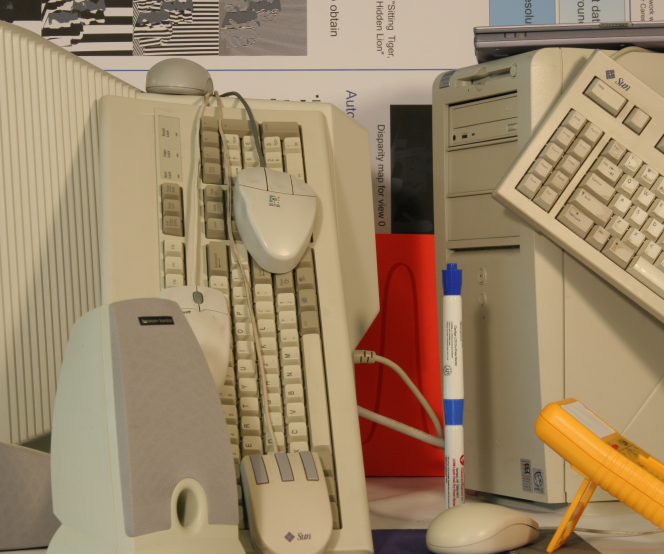
#> input picture MiddEval3/testF/Computer/im0.png, 1328 x 1108 px, found by its file name (shown at 1/2 size)
$ python -i process_middeval3.py   (imports and definitions only)   (older library calls are emulated)
#> lines starting #> are read from the running program, lines starting #| are printed output that depends on the picture
### stereo_matcher.py
"""
Stereo Matching and Disparity Map Generation
Computes disparity maps from calibrated stereo image pairs
"""

import cv2
import numpy as np
import pickle
from pathlib import Path


class StereoMatcher:
    """Class to handle stereo matching and disparity computation"""

    def __init__(self, calibration_file="stereo_calibration.pkl", algorithm="sgbm"):
        """
        Initialize stereo matcher

        Args:
            calibration_file: Path to calibration parameters file
            algorithm: Matching algorithm ('bm' or 'sgbm')
        """
        self.calibration_file = calibration_file
        self.algorithm = algorithm.lower()

        # Load calibration parameters
        self.calibration = self._load_calibration()

        # Initialize stereo matcher
        self.matcher = self._create_matcher()

    def _load_calibration(self):
        """Load calibration parameters"""
        try:
            with open(self.calibration_file, 'rb') as f:
                params = pickle.load(f)
            print(f"Loaded calibration from {self.calibration_file}")
            return params
        except FileNotFoundError:
            raise FileNotFoundError(
                f"Calibration file {self.calibration_file} not found. "
                "Please run stereo calibration first."
            )

    def _create_matcher(self):
        """Create stereo matcher based on selected algorithm"""

        if self.algorithm == "bm":
            matcher = cv2.StereoBM_create()
            matcher.setNumDisparities(16 * 10)
            matcher.setBlockSize(15)
            matcher.setPreFilterCap(31)
            matcher.setMinDisparity(0)
            matcher.setTextureThreshold(10)
            matcher.setUniquenessRatio(15)
            matcher.setSpeckleRange(32)
            matcher.setSpeckleWindowSize(100)

        elif self.algorithm == "sgbm":
            window_size = 5
            min_disp = 0
            num_disp = 16 * 10

            matcher = cv2.StereoSGBM_create(
                minDisparity=min_disp,
                numDisparities=num_disp,
                blockSize=window_size,
                P1=8 * 3 * window_size ** 2,
                P2=32 * 3 * window_size ** 2,
                disp12MaxDiff=1,
                uniquenessRatio=10,
                speckleWindowSize=100,
                speckleRange=32,
                preFilterCap=63,
                mode=cv2.STEREO_SGBM_MODE_SGBM_3WAY
            )
        else:
            raise ValueError(f"Unknown algorithm: {self.algorithm}. Use 'bm' or 'sgbm'")

        print(f"Initialized {self.algorithm.upper()} stereo matcher")
        return matcher

    def rectify_images(self, left_img, right_img):
        """
        Rectify stereo image pair using calibration parameters

        Args:
            left_img: Left camera image
            right_img: Right camera image

        Returns:
            tuple: (rectified_left, rectified_right)
        """
        left_rectified = cv2.remap(
            left_img,
            self.calibration['map_left_x'],
            self.calibration['map_left_y'],
            cv2.INTER_LINEAR
        )

        right_rectified = cv2.remap(
            right_img,
            self.calibration['map_right_x'],
            self.calibration['map_right_y'],
            cv2.INTER_LINEAR
        )

        return left_rectified, right_rectified

    def compute_disparity(self, left_img, right_img, rectify=True):
        """
        Compute disparity map from stereo pair

        Args:
            left_img: Left camera image
            right_img: Right camera image
            rectify: Whether to rectify images first

        Returns:
            numpy.ndarray: Disparity map
        """
        if rectify:
            left_rect, right_rect = self.rectify_images(left_img, right_img)
        else:
            left_rect, right_rect = left_img, right_img

        if len(left_rect.shape) == 3:
            left_gray = cv2.cvtColor(left_rect, cv2.COLOR_BGR2GRAY)
            right_gray = cv2.cvtColor(right_rect, cv2.COLOR_BGR2GRAY)
        else:
            left_gray = left_rect
            right_gray = right_rect

        disparity = self.matcher.compute(left_gray, right_gray)
        disparity = disparity.astype(np.float32) / 16.0

        return disparity

    def compute_depth_map(self, disparity):
        """
        Convert disparity map to depth map using Q matrix

        Args:
            disparity: Disparity map

        Returns:
            numpy.ndarray: Depth map in mm
        """
        Q = self.calibration['Q']
        disparity_safe = np.where(disparity > 0, disparity, 0.1)
        depth = Q[2, 3] / (disparity_safe + Q[3, 3])

        return depth

    def normalize_disparity(self, disparity):
        """
        Normalize disparity map to 0-255 range for visualization

        Args:
            disparity: Raw disparity map

        Returns:
            numpy.ndarray: Normalized disparity (0-255, uint8)
        """
        disparity_vis = disparity.copy()
        disparity_vis[disparity_vis < 0] = 0

        min_disp = np.min(disparity_vis[disparity_vis > 0]) if np.any(disparity_vis > 0) else 0
        max_disp = np.max(disparity_vis)

        if max_disp > min_disp:
            disparity_normalized = ((disparity_vis - min_disp) / (max_disp - min_disp) * 255).astype(np.uint8)
        else:
            disparity_normalized = np.zeros_like(disparity_vis, dtype=np.uint8)

        return disparity_normalized

    def visualize_disparity(self, disparity, colormap=cv2.COLORMAP_JET):
        """
        Create colored visualization of disparity map

        Args:
            disparity: Disparity map
            colormap: OpenCV colormap to apply

        Returns:
            numpy.ndarray: Colored disparity map
        """
        disparity_normalized = self.normalize_disparity(disparity)
        disparity_colored = cv2.applyColorMap(disparity_normalized, colormap)

        return disparity_colored

    def process_stereo_pair(self, left_img, right_img, save_dir=None, prefix="stereo"):
        """
        Process stereo pair through complete pipeline

        Args:
            left_img: Left camera image
            right_img: Right camera image
            save_dir: Optional directory to save results
            prefix: Prefix for saved files

        Returns:
            dict: Processing results
        """
        left_rect, right_rect = self.rectify_images(left_img, right_img)
        disparity = self.compute_disparity(left_img, right_img, rectify=True)
        depth_map = self.compute_depth_map(disparity)
        disparity_vis = self.visualize_disparity(disparity)

        results = {
            'left_rectified': left_rect,
            'right_rectified': right_rect,
            'disparity': disparity,
            'disparity_visualization': disparity_vis,
            'depth_map': depth_map,
            'Q_matrix': self.calibration['Q']
        }

        if save_dir is not None:
            save_dir = Path(save_dir)
            save_dir.mkdir(parents=True, exist_ok=True)

            cv2.imwrite(str(save_dir / f"{prefix}_left_rectified.jpg"), left_rect)
            cv2.imwrite(str(save_dir / f"{prefix}_right_rectified.jpg"), right_rect)
            cv2.imwrite(str(save_dir / f"{prefix}_disparity.jpg"), disparity_vis)
            np.save(str(save_dir / f"{prefix}_disparity.npy"), disparity)
            np.save(str(save_dir / f"{prefix}_depth.npy"), depth_map)

            print(f"Results saved to {save_dir}")

        return results

    # [14 lines left out: function update_matcher_params, not called in this run]


# [40 lines that do not run on import are left out]

### point_cloud_generator.py
"""
Point Cloud Generation from Stereo Images
Converts disparity maps to 3D point clouds
"""

import cv2
import numpy as np
import open3d as o3d
from pathlib import Path
import pickle


class PointCloudGenerator:
    """Class to generate and process 3D point clouds from stereo data"""

    def __init__(self, calibration_file="stereo_calibration.pkl"):
        """
        Initialize point cloud generator

        Args:
            calibration_file: Path to calibration parameters file
        """
        self.calibration_file = calibration_file
        self.calibration = self._load_calibration()
        self.Q = self.calibration['Q']

    def _load_calibration(self):
        """Load calibration parameters"""
        try:
            with open(self.calibration_file, 'rb') as f:
                params = pickle.load(f)
            print(f"Loaded calibration from {self.calibration_file}")
            return params
        except FileNotFoundError:
            raise FileNotFoundError(
                f"Calibration file {self.calibration_file} not found. "
                "Please run stereo calibration first."
            )

    def disparity_to_point_cloud(self, disparity, left_image, min_disparity=1.0, max_depth=10000):
        """
        Convert disparity map to 3D point cloud

        Args:
            disparity: Disparity map
            left_image: Left camera image for color information
            min_disparity: Minimum disparity threshold
            max_depth: Maximum depth in mm

        Returns:
            open3d.geometry.PointCloud: Generated point cloud
        """
        mask = (disparity > min_disparity) & (disparity < 1000)
        points_3d = cv2.reprojectImageTo3D(disparity, self.Q)
        valid_points = points_3d[mask]

        depth_mask = (valid_points[:, 2] > 0) & (valid_points[:, 2] < max_depth)
        valid_points = valid_points[depth_mask]

        if len(left_image.shape) == 3:
            colors = left_image[mask][depth_mask]
            colors = cv2.cvtColor(colors.reshape(-1, 1, 3), cv2.COLOR_BGR2RGB).reshape(-1, 3) / 255.0
        else:
            gray_colors = left_image[mask][depth_mask]
            colors = np.stack([gray_colors] * 3, axis=-1) / 255.0

        pcd = o3d.geometry.PointCloud()
        pcd.points = o3d.utility.Vector3dVector(valid_points)
        pcd.colors = o3d.utility.Vector3dVector(colors)

        print(f"Generated point cloud with {len(valid_points)} points")

        return pcd

    # [126 lines left out: functions filter_point_cloud, estimate_normals, save_point_cloud, visualize_point_cloud, create_mesh_from_point_cloud, not called in this run]

    def process_stereo_to_point_cloud(self, disparity, left_image,
                                     filter_cloud=True, estimate_normals=False,
                                     output_file=None, visualize=False):
        """
        Process disparity map into filtered point cloud

        Args:
            disparity: Disparity map
            left_image: Left camera image
            filter_cloud: Apply filtering and downsampling
            estimate_normals: Compute surface normals
            output_file: Path to save point cloud
            visualize: Display point cloud viewer

        Returns:
            open3d.geometry.PointCloud: Generated point cloud
        """
        print("\nGenerating point cloud from stereo data...")
        print("=" * 60)

        pcd = self.disparity_to_point_cloud(disparity, left_image)

        if filter_cloud:
            print("\nFiltering point cloud...")
            pcd = self.filter_point_cloud(pcd, voxel_size=5, nb_neighbors=20, std_ratio=2.0)

        if estimate_normals:
            print("\nEstimating normals...")
            pcd = self.estimate_normals(pcd)

        if output_file is not None:
            print("\nSaving point cloud...")
            self.save_point_cloud(pcd, output_file)

        if visualize:
            self.visualize_point_cloud(pcd)

        print("\n✓ Point cloud generation completed!")
        print("=" * 60)

        return pcd


# [47 lines that do not run on import are left out]

### process_middeval3.py
#!/usr/bin/env python3
"""
Process MiddEval3 Stereo Dataset with Stereo Vision Pipeline
Converts MiddEval3 calibration format and generates depth maps
"""

import cv2
import numpy as np
import pickle
from pathlib import Path
import argparse
import re

from stereo_matcher import StereoMatcher
from point_cloud_generator import PointCloudGenerator


def parse_middlebury_calib(calib_file):
    """
    Parse Middlebury calibration file format

    Args:
        calib_file: Path to calib.txt file

    Returns:
        dict: Calibration parameters
    """
    with open(calib_file, 'r') as f:
        lines = f.readlines()

    calib = {}

    for line in lines:
        line = line.strip()
        if line.startswith('cam0='):
            matrix_str = line.split('=')[1].strip('[]')
            values = [float(x) for x in re.findall(r'[\d.]+', matrix_str)]
            calib['cam0'] = np.array([
                [values[0], 0, values[1]],
                [0, values[2], values[3]],
                [0, 0, 1]
            ])
        elif line.startswith('cam1='):
            matrix_str = line.split('=')[1].strip('[]')
            values = [float(x) for x in re.findall(r'[\d.]+', matrix_str)]
            calib['cam1'] = np.array([
                [values[0], 0, values[1]],
                [0, values[2], values[3]],
                [0, 0, 1]
            ])
        elif line.startswith('doffs='):
            calib['doffs'] = float(line.split('=')[1])
        elif line.startswith('baseline='):
            calib['baseline'] = float(line.split('=')[1])
        elif line.startswith('width='):
            calib['width'] = int(line.split('=')[1])
        elif line.startswith('height='):
            calib['height'] = int(line.split('=')[1])
        elif line.startswith('ndisp='):
            calib['ndisp'] = int(line.split('=')[1])

    return calib


def create_stereo_calibration_from_middlebury(calib_data, image_shape):
    """
    Convert Middlebury calibration to stereo calibration format

    Args:
        calib_data: Parsed Middlebury calibration
        image_shape: (height, width) of images

    Returns:
        dict: Calibration parameters
    """
    height, width = image_shape[:2]

    K1 = calib_data['cam0']
    K2 = calib_data['cam1']
    D1 = np.zeros(5)
    D2 = np.zeros(5)
    R = np.eye(3)
    T = np.array([[calib_data['baseline']], [0], [0]])
    E = np.zeros((3, 3))
    F = np.zeros((3, 3))
    R1 = np.eye(3)
    R2 = np.eye(3)
    P1 = np.hstack([K1, np.zeros((3, 1))])
    P2 = np.hstack([K2, np.array([[-calib_data['baseline'] * K2[0, 0]], [0], [0]])])

    cx1 = K1[0, 2]
    cy = K1[1, 2]
    fx = K1[0, 0]
    baseline = calib_data['baseline']
    cx2 = K2[0, 2]

    Q = np.array([
        [1, 0, 0, -cx1],
        [0, 1, 0, -cy],
        [0, 0, 0, fx],
        [0, 0, -1.0/baseline, (cx1 - cx2)/baseline]
    ])

    map_left_x, map_left_y = cv2.initUndistortRectifyMap(
        K1, D1, R1, K1, (width, height), cv2.CV_32FC1
    )
    map_right_x, map_right_y = cv2.initUndistortRectifyMap(
        K2, D2, R2, K2, (width, height), cv2.CV_32FC1
    )

    calibration = {
        'camera_matrix_left': K1,
        'dist_coeffs_left': D1,
        'camera_matrix_right': K2,
        'dist_coeffs_right': D2,
        'R': R,
        'T': T,
        'E': E,
        'F': F,
        'R1': R1,
        'R2': R2,
        'P1': P1,
        'P2': P2,
        'Q': Q,
        'roi_left': (0, 0, width, height),
        'roi_right': (0, 0, width, height),
        'map_left_x': map_left_x,
        'map_left_y': map_left_y,
        'map_right_x': map_right_x,
        'map_right_y': map_right_y,
        'image_size': (width, height),
        'baseline_mm': baseline,
        'focal_length': fx
    }

    return calibration


def process_middlebury_scene(scene_path, output_dir, algorithm='sgbm', visualize=True, custom_baseline=None):
    """
    Process a single Middlebury scene

    Args:
        scene_path: Path to scene directory
        output_dir: Output directory for results
        algorithm: Stereo matching algorithm
        visualize: Display point cloud
        custom_baseline: Override baseline value
    """
#> called with scene_path = 'MiddEval3/testF/Computer/im0.png', output_dir = 'out.png', algorithm = 'sgbm', visualize = True
    scene_path = Path(scene_path)
    scene_name = scene_path.name

    print("\n" + "=" * 70)
    print(f"PROCESSING: {scene_name}")
    print("=" * 70)

    left_img_path = scene_path / "im0.png"
    right_img_path = scene_path / "im1.png"
    calib_path = scene_path / "calib.txt"

    if not all([left_img_path.exists(), right_img_path.exists(), calib_path.exists()]):
        print(f"✗ Missing required files in {scene_path}")
        return False

    print(f"\n📷 Loading images...")
    left_img = cv2.imread(str(left_img_path))
#> left_img is the input picture: shape (1108, 1328, 3); mean B, G, R 104, 133.9, 156.2
    right_img = cv2.imread(str(right_img_path))
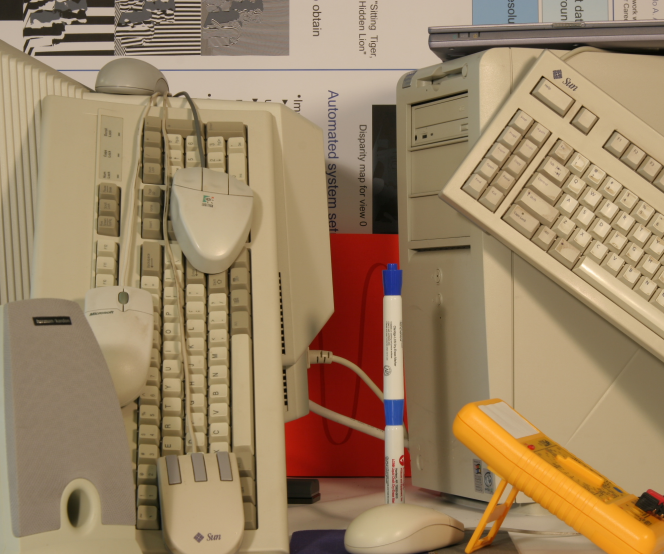
#> input picture MiddEval3/testF/Computer/im1.png, 1328 x 1108 px, found by its file name (shown at 1/2 size)
#> right_img is the input picture: shape (1108, 1328, 3); mean B, G, R 100, 131.4, 155.7

    if left_img is None or right_img is None:
        print(f"✗ Failed to load images")
        return False

    print(f"  ✓ Left image: {left_img.shape}")
#|   ✓ Left image: (1108, 1328, 3)
    print(f"  ✓ Right image: {right_img.shape}")
#|   ✓ Right image: (1108, 1328, 3)

    # Parse calibration
    print(f"\n📐 Parsing calibration...")
    calib_data = parse_middlebury_calib(calib_path)
#> (reads MiddEval3/trainingF/PlaytableP/calib.txt from the repository)

    if custom_baseline is not None:
        print(f"  → Overriding baseline: {calib_data['baseline']:.2f} → {custom_baseline:.2f} mm")
        calib_data['baseline'] = custom_baseline

    print(f"  ✓ Baseline: {calib_data['baseline']:.2f} mm")
    print(f"  ✓ Focal length: {calib_data['cam0'][0, 0]:.2f} pixels")
    print(f"  ✓ Max disparity: {calib_data.get('ndisp', 'N/A')}")

    calibration = create_stereo_calibration_from_middlebury(calib_data, left_img.shape)

    temp_calib_file = f"temp_calib_{scene_name}.pkl"
    with open(temp_calib_file, 'wb') as f:
        pickle.dump(calibration, f)

    try:
        print(f"\n🔍 Initializing {algorithm.upper()} stereo matcher...")
        matcher = StereoMatcher(temp_calib_file, algorithm=algorithm)

        if 'ndisp' in calib_data:
            num_disp = ((calib_data['ndisp'] + 15) // 16) * 16
            matcher.matcher.setNumDisparities(num_disp)
            print(f"  ✓ Set num disparities to {num_disp}")
#|   ✓ Set num disparities to 304

        if algorithm == 'sgbm':
            matcher.matcher.setBlockSize(3)
            matcher.matcher.setUniquenessRatio(5)
            matcher.matcher.setSpeckleWindowSize(50)
            matcher.matcher.setSpeckleRange(16)
            matcher.matcher.setDisp12MaxDiff(2)
            print(f"  ✓ Applied high-detail SGBM parameters")

        print(f"\n⚙️  Computing disparity map...")
        results = matcher.process_stereo_pair(
            left_img,
            right_img,
            save_dir=None,
            prefix=scene_name
        )
#> in compute_disparity, `left_gray = cv2.cvtColor(left_rect, cv2.COLOR_BGR2GRAY)`:
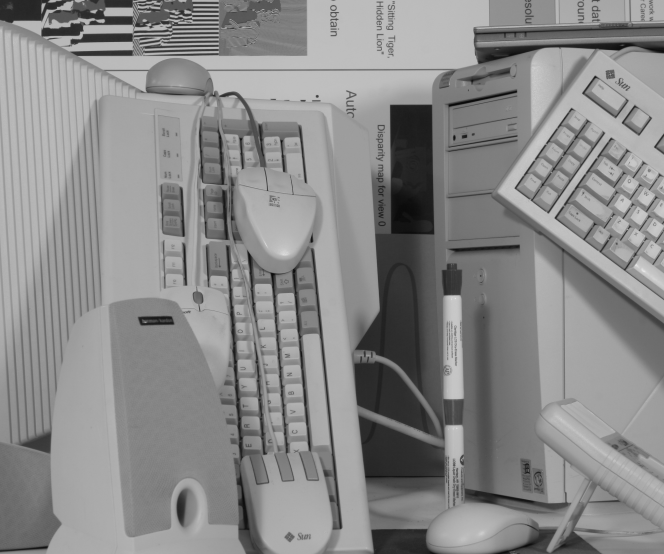
#> left_gray: shape (1108, 1328) (shown at 1/2 size); min 7, max 245, mean 137.2
#> in compute_disparity, `right_gray = cv2.cvtColor(right_rect, cv2.COLOR_BGR2GRAY)`:
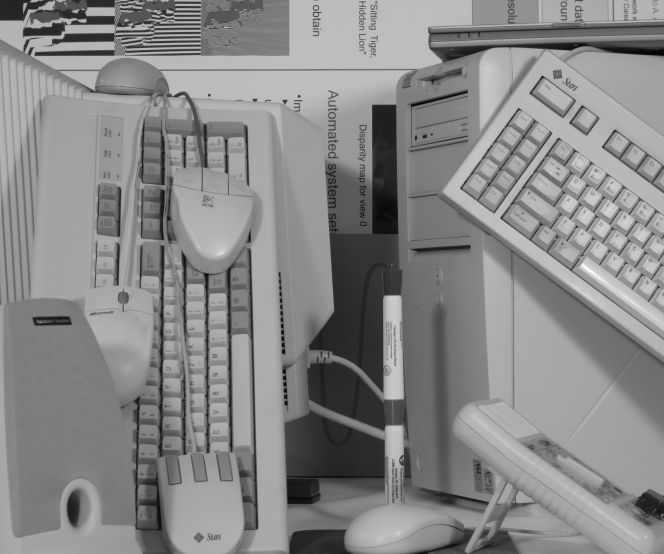
#> right_gray: shape (1108, 1328) (shown at 1/2 size); min 5, max 253, mean 135.1
#> in compute_disparity, `disparity = self.matcher.compute(left_gray, right_gray)`:
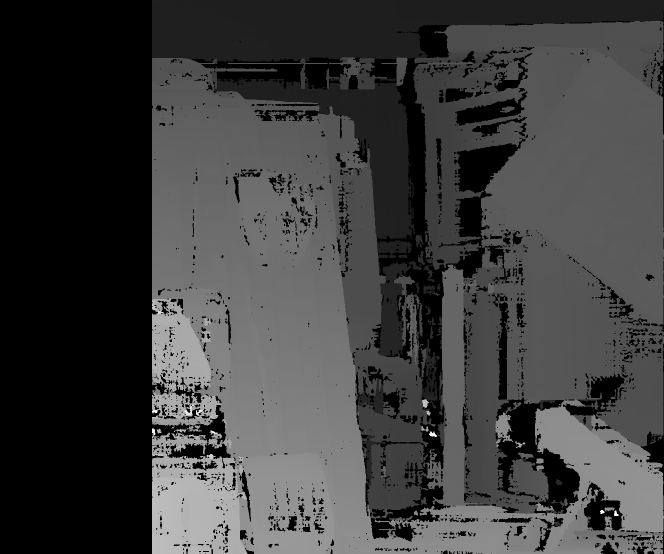
#> disparity: shape (1108, 1328) int16 (shown at 1/2 size); min -16, max 4848, mean 1184.1; drawn with min black and max white
#> in compute_depth_map, `depth = Q[2, 3] / (disparity_safe + Q[3, 3])`:
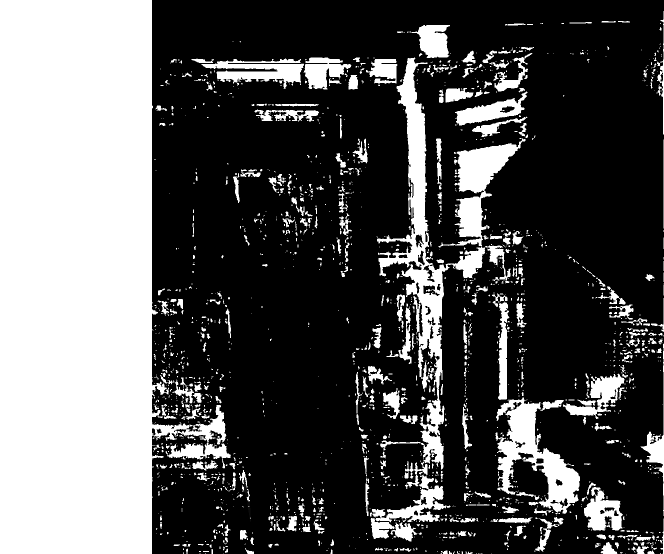
#> depth: shape (1108, 1328) float32 (shown at 1/2 size); min 7.69, max 23295.6, mean 7861.9; drawn with min black and max white
#> (the rest of the program and of its run is left out)
